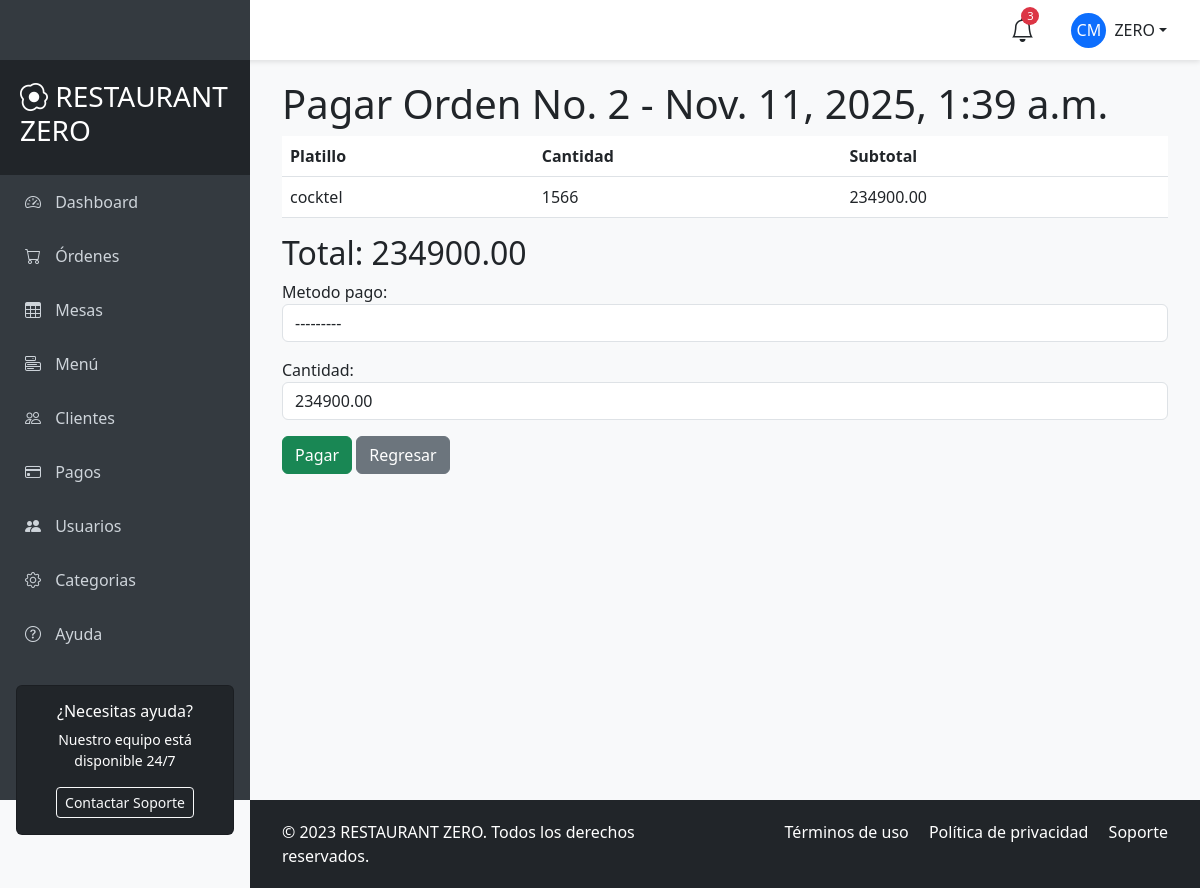
The app's page /ordenes/ordenes/2/pagar (signed in) with its own data.
### apps/accounts/models.py (models this page shows)
class AppUser(AbstractUser):
    pass

### apps/ordenes/models.py (models this page shows, shortened)
class Orden(models.Model):
    empleado = models.ForeignKey(AppUser, on_delete=models.CASCADE, related_name='ordenes')
    mesa = models.ForeignKey(Mesa, on_delete=models.CASCADE, related_name='ordenes')
    fecha_hora = models.DateTimeField(auto_now_add=True)
    estatus = models.CharField(max_length=50, default='pendiente')

class OrdenDetalle(models.Model):
    orden = models.ForeignKey(Orden, on_delete=models.CASCADE, related_name='detalles')
    platillo = models.ForeignKey(Platillo, on_delete=models.CASCADE, related_name='detalles')
    cantidad = models.IntegerField()
    notas = models.TextField(blank=True, null=True)
    precio_unitario = models.DecimalField(max_digits=10, decimal_places=2)
    @property
    def subtotal(self):
        return self.cantidad * self.precio_unitario

### apps/platillos/models.py (models this page shows, shortened)
class Platillo(models.Model):
    nombre = models.CharField(max_length=200)
    descripcion = models.TextField()
    precio = models.DecimalField(max_digits=10, decimal_places=2)
    categoria = models.ForeignKey(Categoria, on_delete=models.CASCADE, related_name='platillos')

### apps/ordenes/views.py (the view, shortened to what this page needs)
# urls.py: path('ordenes/<int:orden_id>/pagar', views.OrdenPagarView.as_view(), name='ordenes_pagar'),
class OrdenPagarView(LoginRequiredMixin, View):
    def get(self, request, orden_id):
        orden = Orden.objects.get(id=orden_id)
        detalles = OrdenDetalle.objects.filter(orden=orden)
        total = sum(detalle.cantidad * detalle.precio_unitario for detalle in detalles)
        form = PagoForm(initial={'orden': orden, 'cantidad': total})
        return render(request, 'ordenes/ordenes_pagar.html', {'orden': orden, 'detalles': detalles, 'total': total, 'form': form})

### apps/ordenes/forms.py
class PagoForm(forms.ModelForm):
    class Meta:
        model = Pago
        fields = ['orden', 'metodo_pago', 'cantidad']
        widgets = {
            'orden': forms.HiddenInput(),
            'metodo_pago': forms.Select(attrs={'class': 'form-control'}),
            'cantidad': forms.NumberInput(attrs={'class': 'form-control'})
        }

### apps/ordenes/models.py (called while the page is built)
    def __str__(self):
        return self.nombre

### templates/ordenes/ordenes_pagar.html (shortened to what this page needs)
{% extends 'main/base_user.html' %}
{% block content %}
<h1>Pagar Orden No. {{ orden.id }} - {{ orden.fecha_hora }}</h1>
<table class="table">
    <thead>
        <tr>
            <th>Platillo</th>
            <th>Cantidad</th>
            <th>Subtotal</th>
        </tr>
    </thead>
    <tbody>
        {% for detalle in detalles %}
        <tr>
            <td>{{detalle.platillo.nombre}}</td>
            <td>{{detalle.cantidad}}</td>
            <td>{{detalle.subtotal}}</td>
        </tr>
        {% endfor %}
    </tbody>
</table>
<h2>Total: {{total}}</h2>
<form action="{% url 'ordenes:ordenes_pagar' orden.id %}" method="post">
    {{ form.as_p }}
    <button type="submit" class="btn btn-success">Pagar</button>
    <a href="{% url 'ordenes:ordenes_list' %}" class="btn btn-secondary">Regresar</a>
</form>
{% endblock %}

### templates/main/base_user.html (shortened to what this page needs)
<!DOCTYPE html>
<html lang="es">
<head>
    <link href="https://cdn.jsdelivr.net/npm/bootstrap@5.3.0/dist/css/bootstrap.min.css" rel="stylesheet">
    <link rel="stylesheet" href="https://cdn.jsdelivr.net/npm/bootstrap-icons@1.10.0/font/bootstrap-icons.css">
</head>
<body>
    <nav id="sidebar">
        <div class="sidebar-header">
            <h3><i class="bi bi-egg-fried"></i> RESTAURANT ZERO</h3>
        </div>
        <ul class="list-unstyled">
            <li class="active"><a href="#"><i class="bi bi-speedometer2"></i> Dashboard</a></li>
            <li><a href="{% url 'ordenes:ordenes_list' %}"><i class="bi bi-cart"></i> Órdenes</a></li>
            <li><a href="{% url 'ordenes:mesas_list' %}"><i class="bi bi-table"></i> Mesas</a></li>
            <li><a href="{% url 'platillos:platillos_list' %}"><i class="bi bi-menu-button"></i> Menú</a></li>
            <li><a href="#"><i class="bi bi-people"></i> Clientes</a></li>
            <li><a href="{% url 'ordenes:pagos_list' %}"><i class="bi bi-credit-card"></i> Pagos</a></li>
            <li><a href="{% url 'accounts:user_list' %}"><i class="bi bi-people-fill"></i> Usuarios</a> </li>
            <li><a href="{% url 'platillos:categoria_list' %}"><i class="bi bi-gear"></i> Categorias</a></li>
            <li><a href="#"><i class="bi bi-question-circle"></i> Ayuda</a></li>
        </ul>
        <div class="px-3 mt-4">
            <div class="card bg-dark text-white">
                <div class="card-body text-center">
                    <h6>¿Necesitas ayuda?</h6>
                    <p class="small">Nuestro equipo está disponible 24/7</p>
                    <button class="btn btn-sm btn-outline-light">Contactar Soporte</button>
                </div>
            </div>
        </div>
    </nav>
    <header id="header" class="d-flex align-items-center justify-content-between">
        <button type="button" id="sidebarCollapse" class="btn">
        </button>
        <div class="d-flex align-items-center">
            <div class="position-relative me-4">
                <i class="bi bi-bell fs-4"></i>
                <span class="notification-badge">3</span>
            </div>
            <div class="dropdown">
                <button class="btn dropdown-toggle d-flex align-items-center" type="button" id="userDropdown" data-bs-toggle="dropdown" aria-expanded="false">
                    <div class="rounded-circle bg-primary d-flex align-items-center justify-content-center me-2" style="width: 35px; height: 35px;">
                        <span class="text-white">CM</span>
                    </div>
                    {{ request.user.username }}
                </button>
            </div>
        </div>
    </header>
    <div id="content">
        <div class="container-fluid">
            {% block content %}
            {% endblock %}
        </div>
    </div>
    <footer id="footer" class="bg-dark text-white">
        <div class="container-fluid">
            <div class="row">
                <div class="col-md-6">
                    <p class="mb-0">&copy; 2023 RESTAURANT ZERO. Todos los derechos reservados.</p>
                </div>
                <div class="col-md-6 text-md-end">
                    <p class="mb-0">
                        <a href="#" class="text-white text-decoration-none me-3">Términos de uso</a>
                        <a href="#" class="text-white text-decoration-none me-3">Política de privacidad</a>
                        <a href="#" class="text-white text-decoration-none">Soporte</a>
                    </p>
                </div>
            </div>
        </div>
    </footer>
</body>
</html>

### templates/main/base_user.html (style rules this page uses)
:root { --primary-color: #dc3545; --secondary-color: #ffc107; --sidebar-width: 250px; --header-height: 60px; }
body { font-family: 'Segoe UI', Tahoma, Geneva, Verdana, sans-serif; background-color: #f8f9fa; overflow-x: hidden; }
#sidebar { height: 100vh; width: var(--sidebar-width); position: fixed; top: 0; left: 0; background-color: #343a40; color: white; padding-top: var(--header-height); transition: all 0.3s; z-index: 1000; }
#sidebar .sidebar-header { padding: 20px; background-color: #212529; }
#sidebar ul li a { padding: 15px 25px; display: block; color: #ced4da; text-decoration: none; transition: all 0.3s; }
#sidebar ul li a i { margin-right: 10px; width: 20px; text-align: center; }
#header { height: var(--header-height); position: fixed; top: 0; left: 0; right: 0; background-color: white; box-shadow: 0 2px 5px rgba(0,0,0,0.1); z-index: 900; padding: 0 20px; }
#sidebarCollapse { background: transparent; border: none; color: var(--primary-color); font-size: 1.5rem; }
#content { margin-left: var(--sidebar-width); padding: 20px; padding-top: calc(var(--header-height) + 20px); transition: all 0.3s; min-height: 100vh; }
#footer { background-color: #343a40; color: white; padding: 20px; margin-left: var(--sidebar-width); transition: all 0.3s; }
.notification-badge { position: absolute; top: -5px; right: -5px; background-color: var(--primary-color); color: white; border-radius: 50%; width: 18px; height: 18px; font-size: 0.7rem; display: flex; align-items: center; justify-content: center; }

### records on screen
AppUser: user.username "ZERO"
Orden: id "2", fecha_hora "Nov. 11, 2025, 1:39 a.m."
OrdenDetalle: platillo.nombre "cocktel", cantidad "1566", subtotal "234900.00"

### other values on screen
{{ total }} "234900.00"
